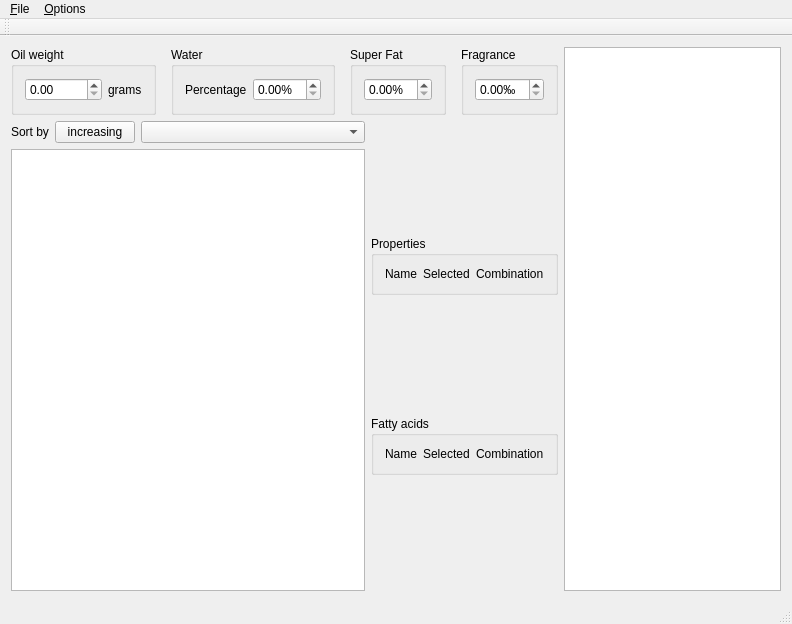
<?xml version="1.0" encoding="UTF-8"?>
<ui version="4.0">
 <class>MainWindow</class>
 <widget class="QMainWindow" name="MainWindow">
  <property name="geometry">
   <rect>
    <x>0</x>
    <y>0</y>
    <width>792</width>
    <height>624</height>
   </rect>
  </property>
  <property name="windowTitle">
   <string>MainWindow</string>
  </property>
  <widget class="QWidget" name="centralWidget">
   <property name="sizePolicy">
    <sizepolicy hsizetype="Expanding" vsizetype="Expanding">
     <horstretch>0</horstretch>
     <verstretch>0</verstretch>
    </sizepolicy>
   </property>
   <layout class="QVBoxLayout" name="verticalLayout">
    <item>
     <layout class="QHBoxLayout" name="horizontalLayout_5">
      <item>
       <layout class="QVBoxLayout" name="verticalLayout_4">
        <item>
         <layout class="QHBoxLayout" name="horizontalLayout">
          <property name="spacing">
           <number>15</number>
          </property>
          <item>
           <widget class="QGroupBox" name="oil_weight_groupbox">
            <property name="sizePolicy">
             <sizepolicy hsizetype="Fixed" vsizetype="Fixed">
              <horstretch>0</horstretch>
              <verstretch>0</verstretch>
             </sizepolicy>
            </property>
            <property name="title">
             <string>Oil weight</string>
            </property>
            <layout class="QHBoxLayout" name="horizontalLayout_6">
             <item>
              <widget class="QDoubleSpinBox" name="weight_grams">
               <property name="maximum">
                <double>50000.000000000000000</double>
               </property>
              </widget>
             </item>
             <item>
              <widget class="QLabel" name="weight_unit_label">
               <property name="text">
                <string>grams</string>
               </property>
              </widget>
             </item>
            </layout>
           </widget>
          </item>
          <item>
           <widget class="QGroupBox" name="water_groupbox">
            <property name="sizePolicy">
             <sizepolicy hsizetype="Fixed" vsizetype="Fixed">
              <horstretch>0</horstretch>
              <verstretch>0</verstretch>
             </sizepolicy>
            </property>
            <property name="title">
             <string>Water</string>
            </property>
            <layout class="QHBoxLayout" name="horizontalLayout_4">
             <item>
              <widget class="QLabel" name="water_amount_label">
               <property name="text">
                <string>Percentage</string>
               </property>
              </widget>
             </item>
             <item>
              <widget class="QDoubleSpinBox" name="water_percentage">
               <property name="suffix">
                <string>%</string>
               </property>
               <property name="maximum">
                <double>99.900000000000006</double>
               </property>
              </widget>
             </item>
            </layout>
           </widget>
          </item>
          <item>
           <widget class="QGroupBox" name="super_fat_groupbox">
            <property name="sizePolicy">
             <sizepolicy hsizetype="Fixed" vsizetype="Fixed">
              <horstretch>0</horstretch>
              <verstretch>0</verstretch>
             </sizepolicy>
            </property>
            <property name="title">
             <string>Super Fat</string>
            </property>
            <layout class="QVBoxLayout" name="verticalLayout_5">
             <item>
              <widget class="QDoubleSpinBox" name="super_fat">
               <property name="sizePolicy">
                <sizepolicy hsizetype="Fixed" vsizetype="Fixed">
                 <horstretch>0</horstretch>
                 <verstretch>0</verstretch>
                </sizepolicy>
               </property>
               <property name="suffix">
                <string>%</string>
               </property>
               <property name="maximum">
                <double>50.000000000000000</double>
               </property>
              </widget>
             </item>
            </layout>
           </widget>
          </item>
          <item>
           <widget class="QGroupBox" name="fragrance_groupbox">
            <property name="sizePolicy">
             <sizepolicy hsizetype="Fixed" vsizetype="Fixed">
              <horstretch>0</horstretch>
              <verstretch>0</verstretch>
             </sizepolicy>
            </property>
            <property name="title">
             <string>Fragrance</string>
            </property>
            <layout class="QVBoxLayout" name="verticalLayout_2">
             <item>
              <widget class="QDoubleSpinBox" name="fragrance_percent">
               <property name="sizePolicy">
                <sizepolicy hsizetype="Fixed" vsizetype="Fixed">
                 <horstretch>0</horstretch>
                 <verstretch>0</verstretch>
                </sizepolicy>
               </property>
               <property name="suffix">
                <string>‰</string>
               </property>
              </widget>
             </item>
            </layout>
           </widget>
          </item>
         </layout>
        </item>
        <item>
         <layout class="QHBoxLayout" name="horizontalLayout_2" stretch="3,0">
          <item>
           <layout class="QVBoxLayout" name="verticalLayout_6">
            <item>
             <layout class="QHBoxLayout" name="horizontalLayout_3">
              <item>
               <widget class="QLabel" name="sort_by_label">
                <property name="sizePolicy">
                 <sizepolicy hsizetype="Fixed" vsizetype="Fixed">
                  <horstretch>0</horstretch>
                  <verstretch>0</verstretch>
                 </sizepolicy>
                </property>
                <property name="text">
                 <string>Sort by</string>
                </property>
               </widget>
              </item>
              <item>
               <widget class="QPushButton" name="sort_order_incdec_button">
                <property name="sizePolicy">
                 <sizepolicy hsizetype="Fixed" vsizetype="Fixed">
                  <horstretch>0</horstretch>
                  <verstretch>0</verstretch>
                 </sizepolicy>
                </property>
                <property name="text">
                 <string>increasing</string>
                </property>
               </widget>
              </item>
              <item>
               <widget class="QComboBox" name="sort_by_property">
                <property name="currentText">
                 <string/>
                </property>
               </widget>
              </item>
             </layout>
            </item>
            <item>
             <widget class="QListWidget" name="oil_list"/>
            </item>
           </layout>
          </item>
          <item>
           <layout class="QVBoxLayout" name="verticalLayout_3">
            <item>
             <widget class="QGroupBox" name="qualities_groupbox">
              <property name="sizePolicy">
               <sizepolicy hsizetype="Fixed" vsizetype="Fixed">
                <horstretch>0</horstretch>
                <verstretch>0</verstretch>
               </sizepolicy>
              </property>
              <property name="title">
               <string>Properties</string>
              </property>
              <layout class="QGridLayout" name="gridLayout">
               <item row="0" column="1">
                <widget class="QLabel" name="one_label">
                 <property name="sizePolicy">
                  <sizepolicy hsizetype="Fixed" vsizetype="Fixed">
                   <horstretch>0</horstretch>
                   <verstretch>0</verstretch>
                  </sizepolicy>
                 </property>
                 <property name="text">
                  <string>Selected</string>
                 </property>
                </widget>
               </item>
               <item row="0" column="2">
                <widget class="QLabel" name="all_label">
                 <property name="sizePolicy">
                  <sizepolicy hsizetype="Fixed" vsizetype="Fixed">
                   <horstretch>0</horstretch>
                   <verstretch>0</verstretch>
                  </sizepolicy>
                 </property>
                 <property name="text">
                  <string>Combination</string>
                 </property>
                </widget>
               </item>
               <item row="0" column="0">
                <widget class="QLabel" name="label">
                 <property name="text">
                  <string>Name</string>
                 </property>
                </widget>
               </item>
              </layout>
             </widget>
            </item>
            <item>
             <widget class="QGroupBox" name="acids_groupbox">
              <property name="sizePolicy">
               <sizepolicy hsizetype="Fixed" vsizetype="Fixed">
                <horstretch>0</horstretch>
                <verstretch>0</verstretch>
               </sizepolicy>
              </property>
              <property name="title">
               <string>Fatty acids</string>
              </property>
              <layout class="QGridLayout" name="gridLayout_3">
               <item row="0" column="2">
                <widget class="QLabel" name="combination_acid_label">
                 <property name="sizePolicy">
                  <sizepolicy hsizetype="Fixed" vsizetype="Fixed">
                   <horstretch>0</horstretch>
                   <verstretch>0</verstretch>
                  </sizepolicy>
                 </property>
                 <property name="text">
                  <string>Combination</string>
                 </property>
                </widget>
               </item>
               <item row="0" column="1">
                <widget class="QLabel" name="selected_acid_label">
                 <property name="sizePolicy">
                  <sizepolicy hsizetype="Fixed" vsizetype="Fixed">
                   <horstretch>0</horstretch>
                   <verstretch>0</verstretch>
                  </sizepolicy>
                 </property>
                 <property name="text">
                  <string>Selected</string>
                 </property>
                </widget>
               </item>
               <item row="0" column="0">
                <widget class="QLabel" name="label_2">
                 <property name="text">
                  <string>Name</string>
                 </property>
                </widget>
               </item>
              </layout>
             </widget>
            </item>
           </layout>
          </item>
         </layout>
        </item>
       </layout>
      </item>
      <item>
       <widget class="QTableView" name="tableView"/>
      </item>
     </layout>
    </item>
   </layout>
  </widget>
  <widget class="QMenuBar" name="menuBar">
   <property name="geometry">
    <rect>
     <x>0</x>
     <y>0</y>
     <width>792</width>
     <height>19</height>
    </rect>
   </property>
   <widget class="QMenu" name="menu_File">
    <property name="title">
     <string>&amp;File</string>
    </property>
    <addaction name="action_Save"/>
    <addaction name="action_Load"/>
    <addaction name="action_Exit"/>
   </widget>
   <widget class="QMenu" name="menu_Options">
    <property name="title">
     <string>&amp;Options</string>
    </property>
    <widget class="QMenu" name="menu_Lye_type">
     <property name="title">
      <string>&amp;Lye type</string>
     </property>
     <addaction name="action_NaOH"/>
     <addaction name="action_KOH"/>
     <addaction name="actionKOH_90"/>
    </widget>
    <widget class="QMenu" name="menu_Unit">
     <property name="title">
      <string>&amp;Unit</string>
     </property>
     <addaction name="action_Grams"/>
     <addaction name="action_Pounds"/>
     <addaction name="action_Ounces"/>
    </widget>
    <widget class="QMenu" name="menu_Water">
     <property name="title">
      <string>&amp;Water</string>
     </property>
     <addaction name="actionAs_percentage_of_oils"/>
     <addaction name="action_Lye_concentration"/>
     <addaction name="actionWater_lye_ratio"/>
    </widget>
    <addaction name="menu_Lye_type"/>
    <addaction name="menu_Unit"/>
    <addaction name="menu_Water"/>
    <addaction name="action_Super_Fat"/>
   </widget>
   <addaction name="menu_File"/>
   <addaction name="menu_Options"/>
  </widget>
  <widget class="QToolBar" name="mainToolBar">
   <attribute name="toolBarArea">
    <enum>TopToolBarArea</enum>
   </attribute>
   <attribute name="toolBarBreak">
    <bool>false</bool>
   </attribute>
  </widget>
  <widget class="QStatusBar" name="statusBar"/>
  <action name="action_Save">
   <property name="text">
    <string>&amp;Save</string>
   </property>
  </action>
  <action name="action_Load">
   <property name="text">
    <string>&amp;Load</string>
   </property>
  </action>
  <action name="action_Exit">
   <property name="text">
    <string>&amp;Exit</string>
   </property>
  </action>
  <action name="action_Super_Fat">
   <property name="text">
    <string>&amp;Super Fat</string>
   </property>
  </action>
  <actiongroup name="actiongroup_water_amount">
   <action name="actionAs_percentage_of_oils">
    <property name="checkable">
     <bool>true</bool>
    </property>
    <property name="checked">
     <bool>true</bool>
    </property>
    <property name="text">
     <string>As &amp;percentage of oils</string>
    </property>
   </action>
   <action name="action_Lye_concentration">
    <property name="checkable">
     <bool>true</bool>
    </property>
    <property name="text">
     <string>&amp;Lye concentration</string>
    </property>
   </action>
   <action name="actionWater_lye_ratio">
    <property name="checkable">
     <bool>true</bool>
    </property>
    <property name="text">
     <string>Water : lye &amp;ratio</string>
    </property>
   </action>
  </actiongroup>
  <actiongroup name="actiongroup_lye_type">
   <action name="action_NaOH">
    <property name="checkable">
     <bool>true</bool>
    </property>
    <property name="checked">
     <bool>true</bool>
    </property>
    <property name="text">
     <string>&amp;NaOH</string>
    </property>
   </action>
   <action name="action_KOH">
    <property name="checkable">
     <bool>true</bool>
    </property>
    <property name="text">
     <string>&amp;KOH</string>
    </property>
   </action>
   <action name="actionKOH_90">
    <property name="checkable">
     <bool>true</bool>
    </property>
    <property name="text">
     <string>KOH, &amp;90%</string>
    </property>
   </action>
  </actiongroup>
  <actiongroup name="actiongroup_unit">
   <action name="action_Grams">
    <property name="checkable">
     <bool>true</bool>
    </property>
    <property name="checked">
     <bool>true</bool>
    </property>
    <property name="text">
     <string>&amp;Grams</string>
    </property>
   </action>
   <action name="action_Pounds">
    <property name="checkable">
     <bool>true</bool>
    </property>
    <property name="text">
     <string>&amp;Pounds</string>
    </property>
   </action>
   <action name="action_Ounces">
    <property name="checkable">
     <bool>true</bool>
    </property>
    <property name="text">
     <string>&amp;Ounces</string>
    </property>
   </action>
  </actiongroup>
 </widget>
 <layoutdefault spacing="6" margin="11"/>
 <resources/>
 <connections>
  <connection>
   <sender>sort_order_incdec_button</sender>
   <signal>clicked()</signal>
   <receiver>MainWindow</receiver>
   <slot>toggle_sort_order()</slot>
   <hints>
    <hint type="sourcelabel">
     <x>104</x>
     <y>132</y>
    </hint>
    <hint type="destinationlabel">
     <x>395</x>
     <y>311</y>
    </hint>
   </hints>
  </connection>
  <connection>
   <sender>sort_by_property</sender>
   <signal>currentIndexChanged(QString)</signal>
   <receiver>MainWindow</receiver>
   <slot>sort_oils_by(QString)</slot>
   <hints>
    <hint type="sourcelabel">
     <x>178</x>
     <y>141</y>
    </hint>
    <hint type="destinationlabel">
     <x>-28</x>
     <y>144</y>
    </hint>
   </hints>
  </connection>
  <connection>
   <sender>oil_list</sender>
   <signal>currentTextChanged(QString)</signal>
   <receiver>MainWindow</receiver>
   <slot>show_current_oil_properties(QString)</slot>
   <hints>
    <hint type="sourcelabel">
     <x>164</x>
     <y>235</y>
    </hint>
    <hint type="destinationlabel">
     <x>0</x>
     <y>202</y>
    </hint>
   </hints>
  </connection>
 </connections>
 <slots>
  <signal>set_weight_grams(double)</signal>
  <signal>set_weight_pounds(double)</signal>
  <signal>set_weight_ounces(double)</signal>
  <slot>toggle_sort_order()</slot>
  <slot>sort_oils_by(QString)</slot>
  <slot>show_current_oil_properties(QString)</slot>
 </slots>
</ui>
